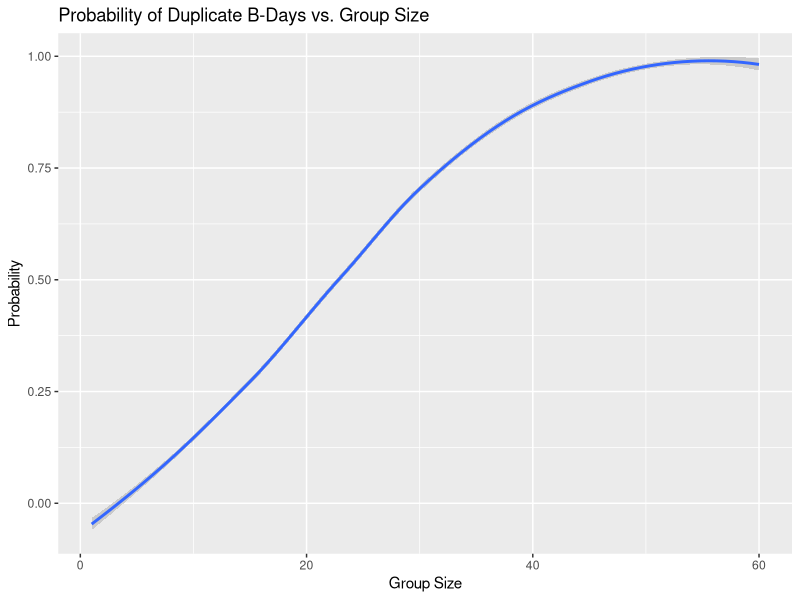
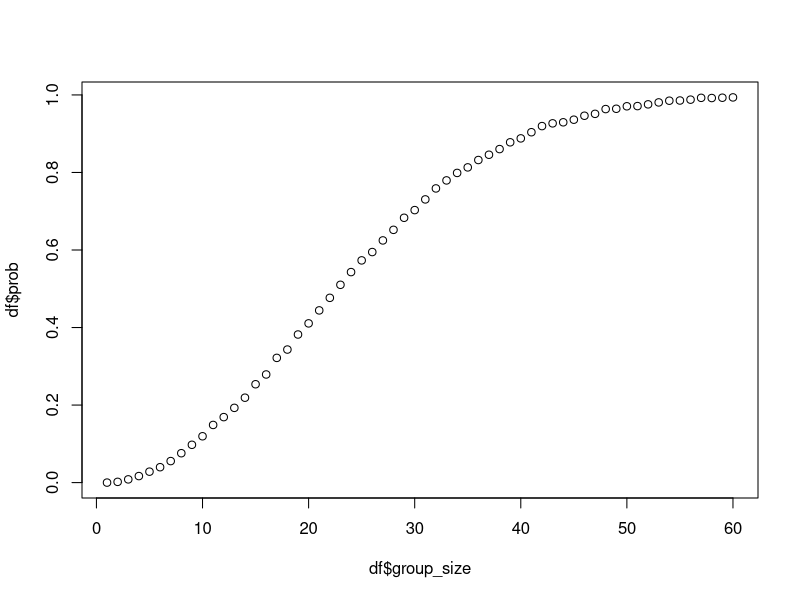
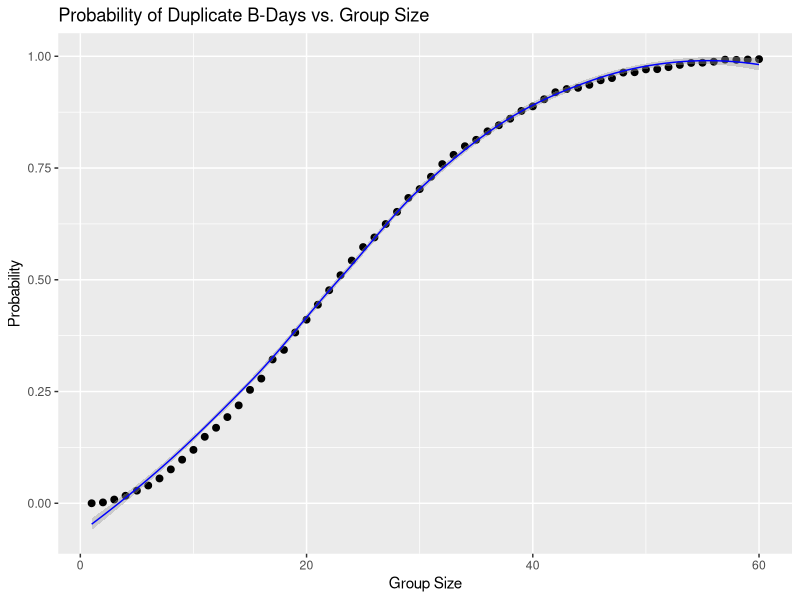
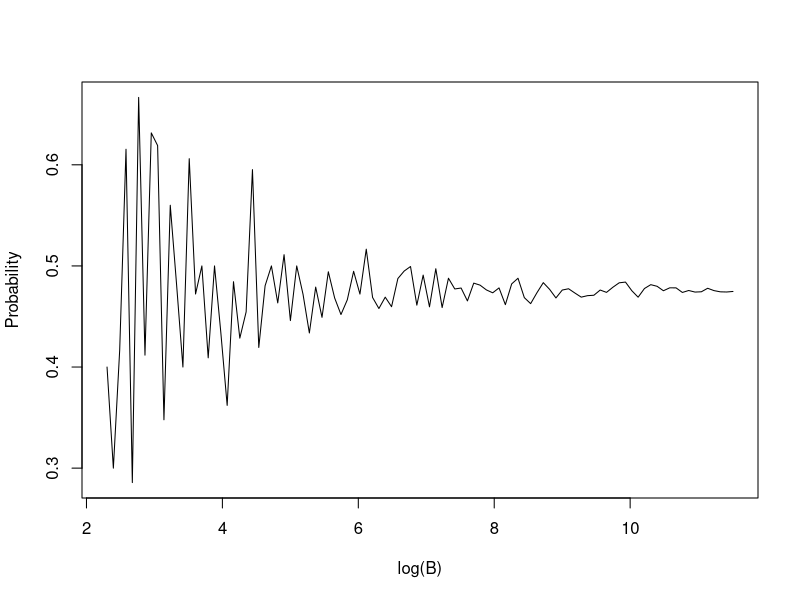
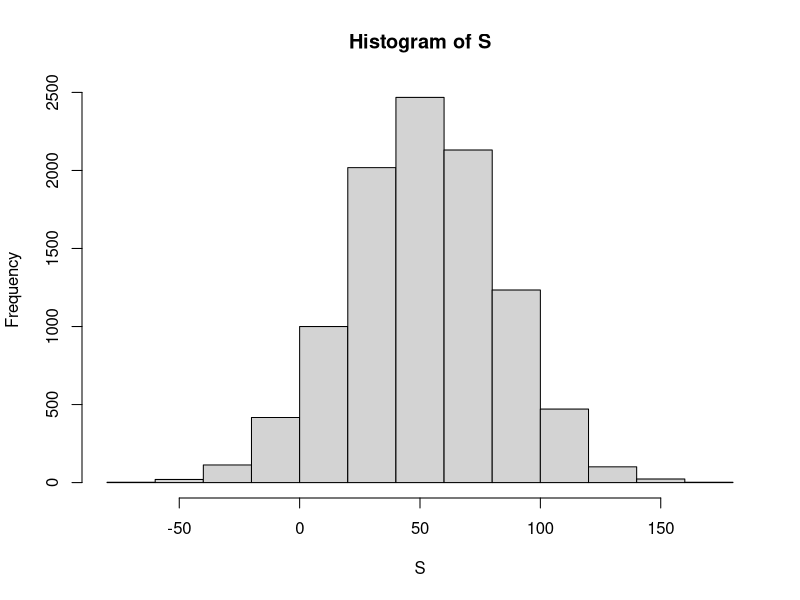
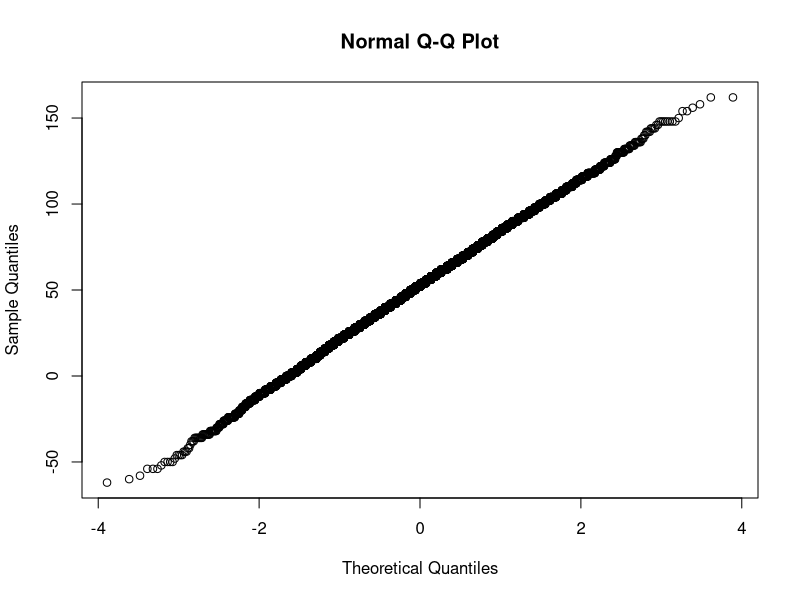
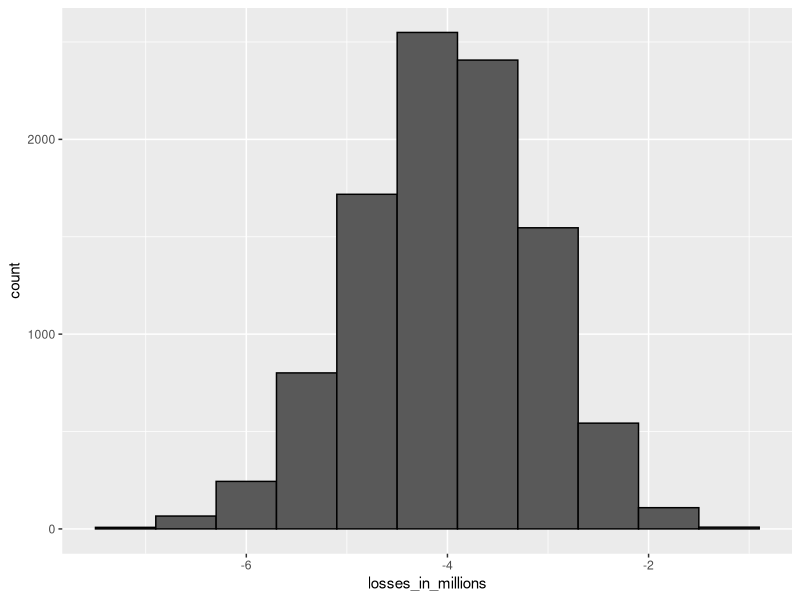
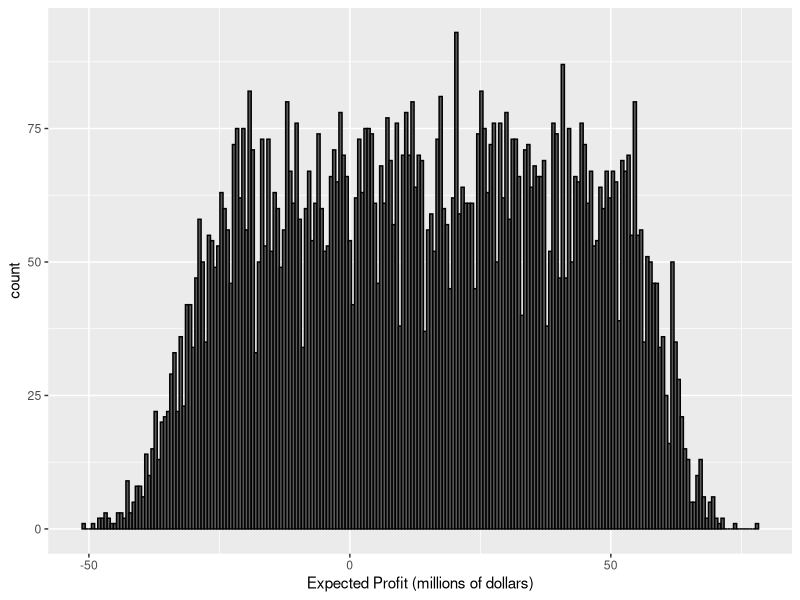

Write R code to recreate these figures, in order.
## ---- chunk 1
knitr::opts_chunk$set(fig.width=12, fig.height=8,
     warning=FALSE, message=FALSE)
library(tidyverse)
library(dslabs)
## ---- chunk 2
beads <- rep(c("blue", "red"), times = c(2,3))
sample(beads, 1)
## ---- chunk 3
b <- 10000
events <- replicate(b, sample(beads, 1))
tab <- table(events)
prop.table(tab)
## ---- chunk 4
events <- sample(beads, b, replace = TRUE)
prop.table(table(events))
## ---- chunk 5
#Useful functions
#Paste combines strings into longer strings
number <- "Three"
suit <- "Hearts"

paste(number, suit)

#expand.grid gives all possible combinations
expand.grid(pants = c("blue", "black"), shirt = c("white", "grey", "plaid"))
## ---- chunk 6
suits <- c("Diamonds", "Clubs", "Hearts", "Spades")
numbers <- c("Ace", "Deuce", "Three", "Four", "Five", "Six", "Seven", "Eight", "Nine", "Ten", "Jack", "Queen", "King")
deck <- expand.grid(number = numbers, suit = suits)
deck <- paste(deck$number, deck$suit)
## ---- chunk 7
kings <- paste("King", suits)
mean(deck %in% kings)
## ---- chunk 8
library(gtools)
## ---- chunk 9
permutations(5,2)
## ---- chunk 10
all_numbers <- permutations(10,7, v = 0:9)
n <- nrow(all_numbers)
index <- sample(n, 5)
all_numbers[index,]
## ---- chunk 11
hands <- permutations(52,2, v = deck)
## ---- chunk 12
first_card <- hands[,1]
second_card <- hands[,2]
sum(first_card %in% kings)
sum(first_card %in% kings & second_card %in% kings)/sum(first_card %in% kings)
## ---- chunk 13
#generate vector with Aces
aces <- paste("Ace", suits)
#generate vector with facecards
facecard <- c("King", "Queen", "Jack", "Ten")
facecard <- expand.grid(number = facecard, suit = suits)
facecard <- paste(facecard$number, facecard$suit)
#count how often to do we get aces and a facecard in two draws (where order doesn't matter)
hands <- combinations(52,2, v = deck)
mean((hands[,1] %in% aces & hands[,2] %in% facecard))
#mean considering ace in second column and vice versa
mean((hands[,1] %in% aces & hands[,2] %in% facecard) | (hands[,2] %in% aces & hands[,1] %in% facecard))  

## ---- chunk 14
hand <- sample(deck, 2)
hand
b <- 10000
results <- replicate(b, {
  hand <- sample(deck, 2)
 (hand[1] %in% aces & hand[2] %in% facecard) | (hand[2] %in% aces & hand[1] %in% facecard)
})
mean(results)
## ---- chunk 15
n <- 25
bdays <- sample(1:365, n, replace = TRUE)
#duplicated returns true if a value has already appeared in a vector
results <- replicate(b,{
  bdays <- sample(1:365, n, replace = TRUE)
  any(duplicated(bdays))
})
mean(results)
## ---- chunk 16
#create a function where we compute via Monte Carlo simulation the probability of a duplicate (in 1:365) occuring in a group of size n
compute_prob <- function(n, B = 10000){ 
  same_day <- replicate(B, {
    bdays <- sample(1:365, n, replace = TRUE)
    any(duplicated(bdays))
  })
  mean(same_day)
}

#note that this function does not work element-wise since it is expecting a scalar
n = seq(1,60)
results <- sapply(n, FUN = compute_prob)
df <- data.frame(group_size = n, prob = results) 
df %>% ggplot(aes(group_size, prob)) +
  geom_smooth() + xlab("Group Size") + ylab("Probability") +
  ggtitle("Probability of Duplicate B-Days vs. Group Size")
plot(df$group_size,df$prob)
## ---- chunk 17
exact_prob <- function(n){
  prob_unique <- seq(365, 366-n)/365
  1 - prod(prob_unique)
}
eprob <- sapply(n, exact_prob)
df$eprob <- eprob
df %>% ggplot(aes(group_size, prob)) +
  geom_point(size = 2) + xlab("Group Size") + ylab("Probability") +
  ggtitle("Probability of Duplicate B-Days vs. Group Size") +
  geom_smooth(aes(group_size, eprob), color = "blue", size = 0.5)
## ---- chunk 18
B <- 10^seq(1,5, len = 100)
compute_prob_mc <- function(B, n = 22){ 
  same_day <- replicate(B, {
    bdays <- sample(1:365, n, replace = TRUE)
    any(duplicated(bdays))
  })
  mean(same_day)
}
prob_mc <- sapply(B, compute_prob_mc)
plot(log(B), prob_mc, type = "l", ylab = "Probability")
## ---- chunk 19
B = 10000
stick <- replicate(B, {
  doors <- as.character(1:3)
  prize <- sample(c("car", "goat", "goat" ))
  prize_door <- doors[prize == "car"]
  my_pick <-sample(doors,1)
  show <- sample(doors[!doors %in% c(my_pick, prize_door)],1) #you're shown a door but don't change
  stick <- my_pick #same as above; this and above line don't change anything
  stick == prize_door
})
mean(stick)
## ---- chunk 20
B = 10000
switch <- replicate(B, {
  doors <- as.character(1:3)
  prize <- sample(c("car", "goat", "goat" ))
  prize_door <- doors[prize == "car"]
  my_pick <-sample(doors,1)
  show <- sample(doors[!doors %in% c(my_pick, prize_door)],1) #you're shown a door but don't change
  stick <- my_pick #same as above; this and above line don't change anything
  switch <- doors[!doors %in% c(my_pick, show)]
  switch == prize_door
})
mean(switch)
?expand.grid
?rep
compute_prob <- function(n, B = 10000){ 
  same_day <- replicate(B, {
    bdays <- sample(1:365, n, replace = TRUE)
    any(duplicated(bdays))
  })
  mean(same_day)
}

## ---- chunk 21
library(tidyverse)
library(dslabs)
data(heights)
x <- heights %>% filter(sex == "Male") %>% .$height

F <- function(a) mean(x <= a)

1 - F(70.5)
## ---- chunk 22
1 - pnorm(70.5, mean(x), sd(x))
## ---- chunk 23
beads <- rep(c("red", "blue"), times = c(2,3))
X <- ifelse(sample(beads, 1) == "blue", 1, 0)
## ---- chunk 24
color <- rep(c("Black", "Red", "Green"), c(18, 18, 2))
n <- 1000
X <- sample(ifelse(color == "Red", -1, 1), n, replace = TRUE) #sample 1000 draws
X[1:10]

#we can also make a sampling model this without defining color

X <- sample(c(-1,1), n, replace = TRUE, prob = c(9/19, 10/19))
S <- sum(X) #the random variable representing the casino's take
## ---- chunk 25
n <- 1000
B <- 10000
S <- replicate(B, {
  X <- sample(c(-1,1), n, replace = TRUE, prob = c(9/19, 10/19))
  sum(X)
})
hist(S)
## ---- chunk 26
mean(S >= 0)
## ---- chunk 27
qqnorm(S)
## ---- chunk 28
mean(S)
sd(S)
## ---- chunk 29
n <- 1000
mu <- n * (20-18)/38
se <- sqrt(n) * 2 * sqrt(90)/19
pnorm(0, mu, se)
## ---- chunk 30
n <- 1000
loss_per_foreclosure <- -200000
p <- 0.02
defaults <- sample(c(0,1), n, prob = c(1-p,p), replace = TRUE)
sum(defaults*loss_per_foreclosure)

## ---- chunk 31
B <- 10^4
losses <- replicate(B, {
  defaults <- sample(c(0,1), n, prob = c(1-p,p), replace = TRUE)
  sum(defaults*loss_per_foreclosure)
})
data.frame(losses_in_millions = losses/10^6) %>% ggplot(aes(losses_in_millions)) + geom_histogram(binwidth = 0.6, col = "black")
## ---- chunk 32
#expected value
n*(p*loss_per_foreclosure + (1-p)*0) #sum of value times probability it occurs
#standard error
sqrt(n)*abs(loss_per_foreclosure)*sqrt(p*(1-p))
## ---- chunk 33
int_amt <- loss_per_foreclosure*p/(1-p)
paste(round(100* int_amt/180000, 2),"%", sep = "")
## ---- chunk 34
l <- loss_per_foreclosure
z <- qnorm(0.01)
x <- -l*( n*p - z*sqrt(n*p*(1-p)))/(n*(1-p) + z*sqrt(n*p*(1-p)))
paste(round(100* x/180000, 2),"%", sep = "")
## ---- chunk 35
new_exv <- loss_per_foreclosure*p + x*(1-p)
new_exv
## ---- chunk 36
profit <- replicate(B, {
  draws <- sample( c(x, loss_per_foreclosure), n, prob = c(1-p,p), replace = TRUE)
  sum(draws)
})
mean(profit)
mean(profit < 0)
## ---- chunk 37

p <- 0.04
r <- 0.05
x <- r*180000
loss_per_foreclosure*p + x*(1-p)
## ---- chunk 38
r <- 0.05
x <- r*180000
l <- -200000
p <- 0.04
z <- qnorm(0.01)
n <- ceiling( (z^2*(x-l)^2*p*(1-p))/(l*p + x*(1-p))^2 )
n
## ---- chunk 39
profit_2 <- replicate(B, {
  draws <- sample( c(x, loss_per_foreclosure), n, prob = c(1-p,p), replace = TRUE)
  sum(draws)
})
mean(profit_2)
mean(profit_2 < 0)
## ---- chunk 40
p <- 0.04
x <- 0.05*180000
B <- 10000
profit_adj <- replicate(B, {
  new_p <- 0.04 + sample(seq(-0.01, 0.01, length.out = 100), 1)
  draws <- sample(c(x,loss_per_foreclosure), n, replace = TRUE, prob = c(1-new_p, new_p))
  sum(draws)
})
data.frame(profit_in_millions = profit_adj/10^6) %>% ggplot(aes(profit_in_millions)) + geom_histogram(binwidth = 0.6, col = "black") + xlab("Expected Profit (millions of dollars)")
mean(profit_adj)
mean(profit_adj < 0)
mean(profit_adj < -10000000)
